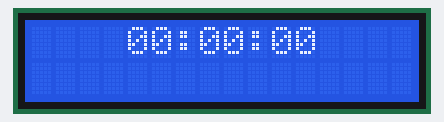
The sketch below on a simulated Arduino Uno, built with avr-gcc and run on an emulated ATmega328P. Parts: 16×2 character LCD. EEPROM starts erased; what the sketch prints to the serial monitor is not drawn.

Above: at 1.1 s.
At 5.1 s:
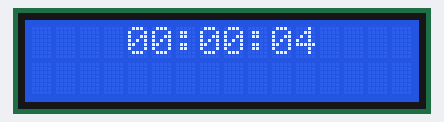
At 10.1 s:
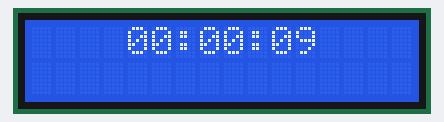
At 19.1 s:
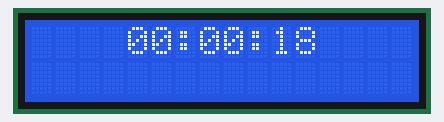
At 28.1 s:
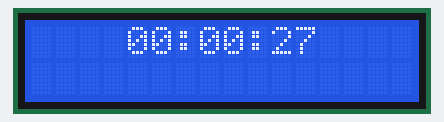
At 38.1 s:
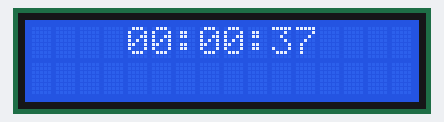

Measured:
- what the display in image 0 shows lasts 1.0 s, from 1.1 s to 2.1 s

The sketch:

EdisonPicuasi-Deber8.ino
```cpp
/*
Sistemas Microprocesados
Edison Picuasi
Deber 8 - WATCH DOG

ACTIVIDAD:
Estimados estudiantes: Realizar un programa que reinicie el sistema al tener la hora 00:10:50.
Cuando vuelva a funcionar, deberá empezar con la hora 00:11:10. Es proceso se observa en una LCD.
*/
#include <LiquidCrystal.h>
#include <EEPROM.h>
#include <MsTimer2.h>
#include <avr/wdt.h>
#include <avr/sleep.h>

LiquidCrystal lcd(13,12,11,10,9,8); //declara y asigna los pines del lcd

int hora, minuto, segundo;  //variables reloj

ISR(WDT_vect)
  {
  wdt_disable();  // disable watchdog
  }

void myWatchdogEnable(const byte interval)
  {
  MCUSR = 0;
  WDTCSR |= 0b00011000;
  WDTCSR =  0b01000000 | interval;

  wdt_reset();
  set_sleep_mode (SLEEP_MODE_PWR_DOWN);
  sleep_mode();            // now goes to Sleep and waits for the interrupt
  }


void setup() {
//wdt_disable();
  lcd.begin(16,2);
  Serial.begin(9600);
/*
EEPROM.write(0,0);
EEPROM.write(1,0);
EEPROM.write(2,0);
*/
  segundo = EEPROM.read(0);
  minuto = EEPROM.read(1);
  hora = EEPROM.read(2);

  MsTimer2::set(1000,reloj);
  MsTimer2::start();

}

void loop() {
if(EEPROM.read(2)==0&&EEPROM.read(1)==11&&segundo==25){
  Serial.println("Reinicia Sistema");

//  myWatchdogEnable (0b100001);  // 8 seconds
//  myWatchdogEnable (0b100001);  // 8 seconds
  myWatchdogEnable (0b100000);  // 4 seconds

  }
}

void reloj () {
  if (segundo < 59) {
    segundo++;
    if(segundo%10==0){
      EEPROM.update(0, segundo);
      Serial.println("backup");
      }
  } else {
    segundo = 0;
    EEPROM.update(0, segundo);
    if (minuto < 59) {
      minuto++;
      EEPROM.update(1, minuto);
    } else {
      minuto = 0;
      EEPROM.update(1, minuto);
      if (hora < 23) {
        hora++;
        EEPROM.update(2, hora);
      } else {
        hora = 0;
        EEPROM.update(2, hora);
      }
    }
  }

    if (segundo < 10) { //comprueba el valor
      lcd.clear();  //limpia el lcd
      lcd.setCursor(9, 0); //posiciona el cursor
      lcd.print(':'); //Imprime mensaje
      lcd.setCursor(10, 0); //posiciona el cursor
      lcd.print('0'); //Imprime mensaje
      lcd.setCursor(11, 0); //posiciona el cursor
      lcd.print(segundo); //Imprime mensaje
    } else {
      lcd.clear();  //limpia el lcd
      lcd.setCursor(9, 0); //posiciona el cursor
      lcd.print(':'); //Imprime mensaje
      lcd.setCursor(10, 0); //posiciona el cursor
      lcd.print(segundo); //Imprime mensaje

    }
    if (minuto < 10) { //comprueba el valor
      lcd.setCursor(6, 0); //posiciona el cursor
      lcd.print(':'); //Imprime mensaje
      lcd.setCursor(7, 0); //posiciona el cursor
      lcd.print('0'); //Imprime mensaje
      lcd.setCursor(8, 0); //posiciona el cursor
      lcd.print(minuto);  //Imprime mensaje
    } else {
      lcd.setCursor(6, 0); //posiciona el cursor
      lcd.print(':'); //Imprime mensaje
      lcd.setCursor(7, 0); //posiciona el cursor
      lcd.print(minuto);  //Imprime mensaje
    }
    if (hora < 10) { //comprueba el valor
      lcd.setCursor(4, 0); //posiciona el cursor
      lcd.print('0'); //Imprime mensaje
      lcd.setCursor(5, 0); //posiciona el cursor
      lcd.print(hora);  //Imprime mensaje
    } else {
      lcd.setCursor(4, 0); //posiciona el cursor
      lcd.print(hora);  //Imprime mensaje
    }


}
```
